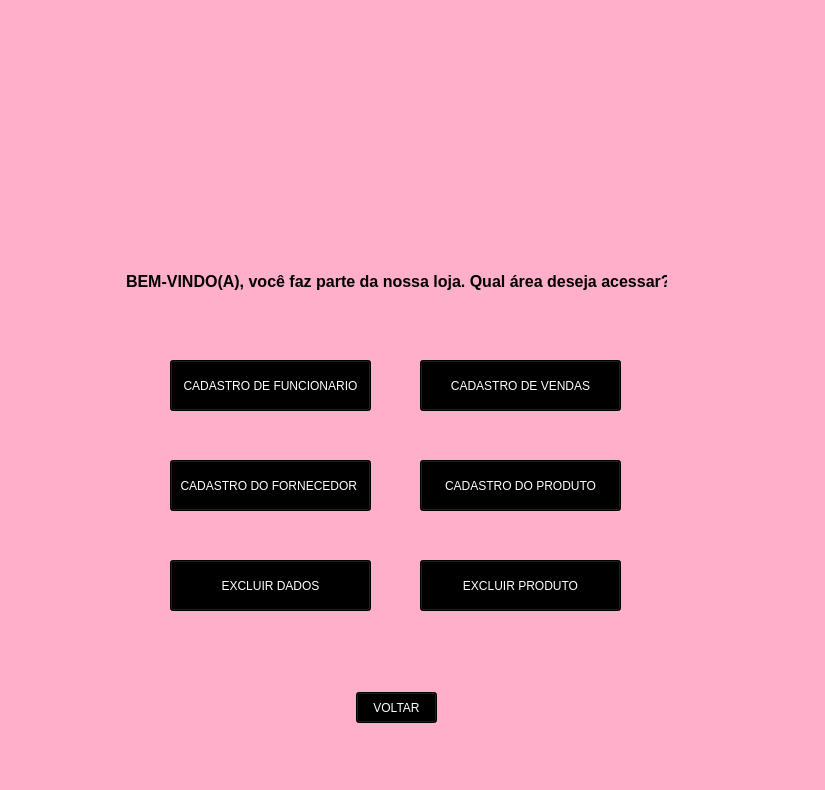
<?xml version="1.0" encoding="UTF-8"?>
<ui version="4.0">
 <class>MainWindow</class>
 <widget class="QMainWindow" name="MainWindow">
  <property name="geometry">
   <rect>
    <x>0</x>
    <y>0</y>
    <width>825</width>
    <height>790</height>
   </rect>
  </property>
  <property name="maximumSize">
   <size>
    <width>825</width>
    <height>790</height>
   </size>
  </property>
  <property name="windowTitle">
   <string>MainWindow</string>
  </property>
  <property name="styleSheet">
   <string notr="true">background-color: rgb(255, 175, 202);</string>
  </property>
  <widget class="QWidget" name="centralwidget">
   <widget class="QLabel" name="label">
    <property name="geometry">
     <rect>
      <x>230</x>
      <y>50</y>
      <width>341</width>
      <height>181</height>
     </rect>
    </property>
    <property name="text">
     <string/>
    </property>
    <property name="pixmap">
     <pixmap>iMAGENs/LOGO-removebg-preview.png</pixmap>
    </property>
    <property name="scaledContents">
     <bool>true</bool>
    </property>
   </widget>
   <widget class="QLabel" name="label_3">
    <property name="geometry">
     <rect>
      <x>126</x>
      <y>241</y>
      <width>541</width>
      <height>81</height>
     </rect>
    </property>
    <property name="font">
     <font>
      <family>Nirmala UI</family>
      <pointsize>12</pointsize>
      <weight>75</weight>
      <bold>true</bold>
     </font>
    </property>
    <property name="text">
     <string>BEM-VINDO(A), você faz parte da nossa loja. Qual área deseja acessar?</string>
    </property>
   </widget>
   <widget class="QPushButton" name="func">
    <property name="geometry">
     <rect>
      <x>170</x>
      <y>360</y>
      <width>201</width>
      <height>51</height>
     </rect>
    </property>
    <property name="styleSheet">
     <string notr="true">background-color: rgb(0, 0, 0);
color: rgb(255, 255, 255);</string>
    </property>
    <property name="text">
     <string>CADASTRO DE FUNCIONARIO</string>
    </property>
   </widget>
   <widget class="QPushButton" name="vendas">
    <property name="geometry">
     <rect>
      <x>420</x>
      <y>360</y>
      <width>201</width>
      <height>51</height>
     </rect>
    </property>
    <property name="styleSheet">
     <string notr="true">background-color: rgb(0, 0, 0);
color: rgb(255, 255, 255);</string>
    </property>
    <property name="text">
     <string>CADASTRO DE VENDAS</string>
    </property>
   </widget>
   <widget class="QPushButton" name="prod">
    <property name="geometry">
     <rect>
      <x>420</x>
      <y>460</y>
      <width>201</width>
      <height>51</height>
     </rect>
    </property>
    <property name="styleSheet">
     <string notr="true">background-color: rgb(0, 0, 0);
color: rgb(255, 255, 255);</string>
    </property>
    <property name="text">
     <string>CADASTRO DO PRODUTO</string>
    </property>
   </widget>
   <widget class="QPushButton" name="forne">
    <property name="geometry">
     <rect>
      <x>170</x>
      <y>460</y>
      <width>201</width>
      <height>51</height>
     </rect>
    </property>
    <property name="styleSheet">
     <string notr="true">background-color: rgb(0, 0, 0);
color: rgb(255, 255, 255);</string>
    </property>
    <property name="text">
     <string>CADASTRO DO FORNECEDOR </string>
    </property>
   </widget>
   <widget class="QPushButton" name="voltar">
    <property name="geometry">
     <rect>
      <x>356</x>
      <y>692</y>
      <width>81</width>
      <height>31</height>
     </rect>
    </property>
    <property name="styleSheet">
     <string notr="true">background-color: rgb(0, 0, 0);
color: rgb(255, 255, 255);</string>
    </property>
    <property name="text">
     <string>VOLTAR</string>
    </property>
   </widget>
   <widget class="QPushButton" name="exc_forn">
    <property name="geometry">
     <rect>
      <x>170</x>
      <y>560</y>
      <width>201</width>
      <height>51</height>
     </rect>
    </property>
    <property name="styleSheet">
     <string notr="true">background-color: rgb(0, 0, 0);
color: rgb(255, 255, 255);</string>
    </property>
    <property name="text">
     <string>EXCLUIR DADOS</string>
    </property>
   </widget>
   <widget class="QPushButton" name="exc_prod">
    <property name="geometry">
     <rect>
      <x>420</x>
      <y>560</y>
      <width>201</width>
      <height>51</height>
     </rect>
    </property>
    <property name="styleSheet">
     <string notr="true">background-color: rgb(0, 0, 0);
color: rgb(255, 255, 255);</string>
    </property>
    <property name="text">
     <string>EXCLUIR PRODUTO</string>
    </property>
   </widget>
  </widget>
  <widget class="QMenuBar" name="menubar">
   <property name="geometry">
    <rect>
     <x>0</x>
     <y>0</y>
     <width>825</width>
     <height>21</height>
    </rect>
   </property>
  </widget>
  <widget class="QStatusBar" name="statusbar"/>
 </widget>
 <resources/>
 <connections/>
</ui>
